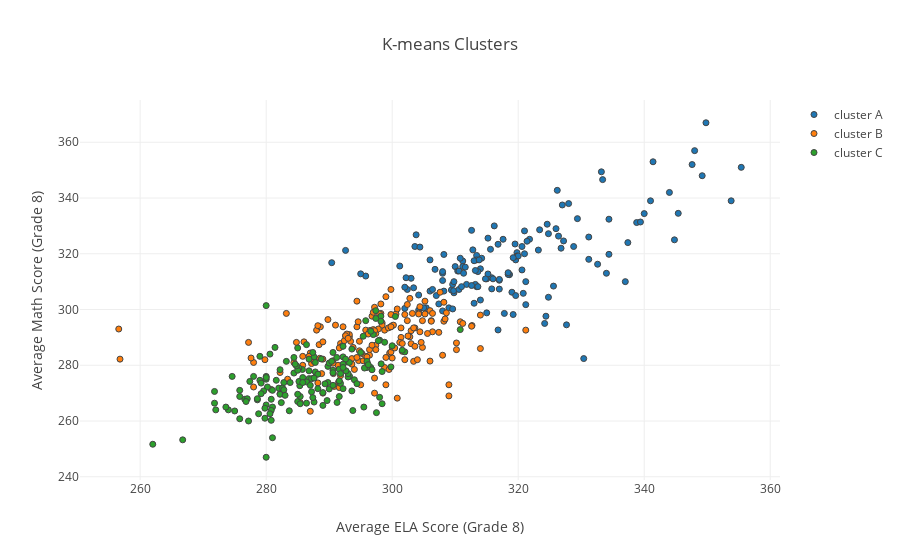

The cell this chart's notebook holds for it:
### Code cell
trace0 = go.Scatter(
    x = cluster_df_final_mrg_grp.loc[(cluster_df_final_mrg_grp.cluster_name=='A'), 'Mean Scale Score_x_x'],
    y = cluster_df_final_mrg_grp.loc[(cluster_df_final_mrg_grp.cluster_name=='A'), 'Mean Scale Score_y_x'],
    name = 'cluster A',
    text = cluster_df_final_mrg_grp["School Name"],
    mode = 'markers',
    marker = dict(
        line = dict(width = 1)
        )
    )

trace1 = go.Scatter(
    x = cluster_df_final_mrg_grp.loc[(cluster_df_final_mrg_grp.cluster_name=='B'), 'Mean Scale Score_x_x'],
    y = cluster_df_final_mrg_grp.loc[(cluster_df_final_mrg_grp.cluster_name=='B'), 'Mean Scale Score_y_x'],
    name = 'cluster B',
    text = cluster_df_final_mrg_grp["School Name"],
    mode = 'markers',
    marker = dict(
        line = dict(width = 1)
        )
    )

trace2 = go.Scatter(
    x = cluster_df_final_mrg_grp.loc[(cluster_df_final_mrg_grp.cluster_name=='C'), 'Mean Scale Score_x_x'],
    y = cluster_df_final_mrg_grp.loc[(cluster_df_final_mrg_grp.cluster_name=='C'), 'Mean Scale Score_y_x'],
    name = 'cluster C',
    text = cluster_df_final_mrg_grp["School Name"],
    mode = 'markers',
    marker = dict(
        line = dict(width = 1)
        )
    )



data = [trace0, trace1, trace2]

layout= go.Layout(
    title= 'K-means Clusters',
    xaxis= dict(
        title= 'Average ELA Score (Grade 8)'
    ),
    yaxis=dict(
        title='Average Math Score (Grade 8)'
    ),
)

fig = go.Figure(data=data, layout=layout)
iplot(fig, filename='scatter_hover_labels')

### Figure 1 — Plotly figure (JSON) as saved in the notebook; plotly's stock layout.template omitted (floating-point values rounded to 4 significant figures; data arrays with more than 128 entries replaced by an {"elided": "..."} marker saying what was removed)
{"data": [{"marker": {"line": {"width": 1}}, "mode": "markers", "name": "cluster A", "text": {"elided": "479 str values"}, "type": "scatter", "x": {"elided": "146 float values"}, "y": {"elided": "146 float values"}}, {"marker": {"line": {"width": 1}}, "mode": "markers", "name": "cluster B", "text": {"elided": "479 str values"}, "type": "scatter", "x": {"elided": "175 float values"}, "y": {"elided": "175 float values"}}, {"marker": {"line": {"width": 1}}, "mode": "markers", "name": "cluster C", "text": {"elided": "479 str values"}, "type": "scatter", "x": {"elided": "158 float values"}, "y": {"elided": "158 float values"}}], "layout": {"title": "K-means Clusters", "xaxis": {"title": "Average ELA Score (Grade 8)"}, "yaxis": {"title": "Average Math Score (Grade 8)"}}}
